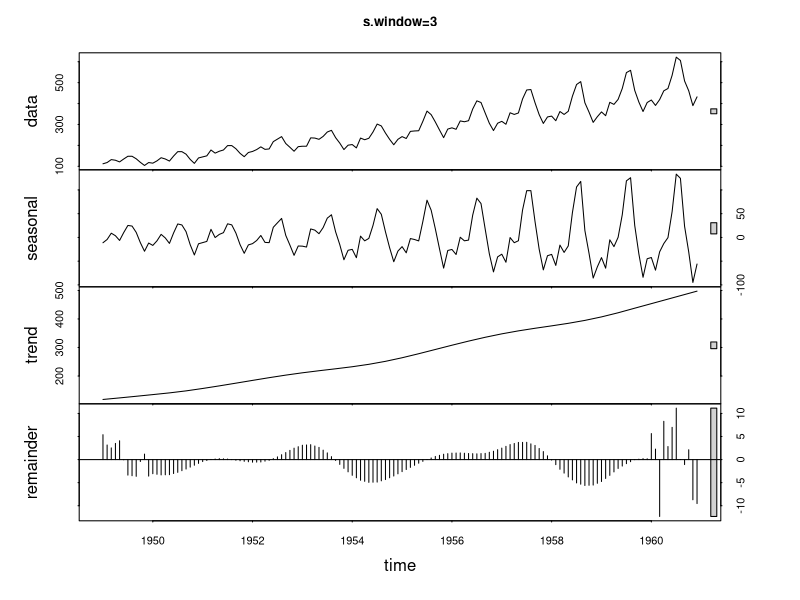
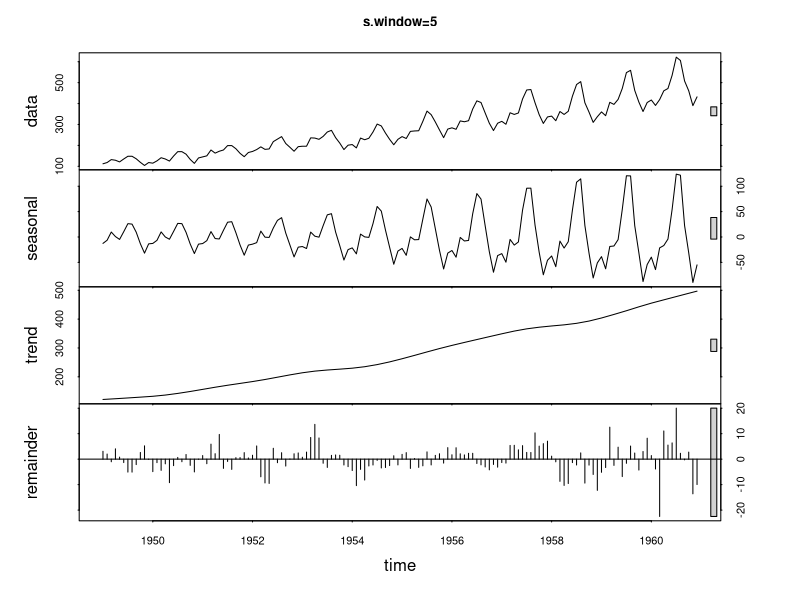
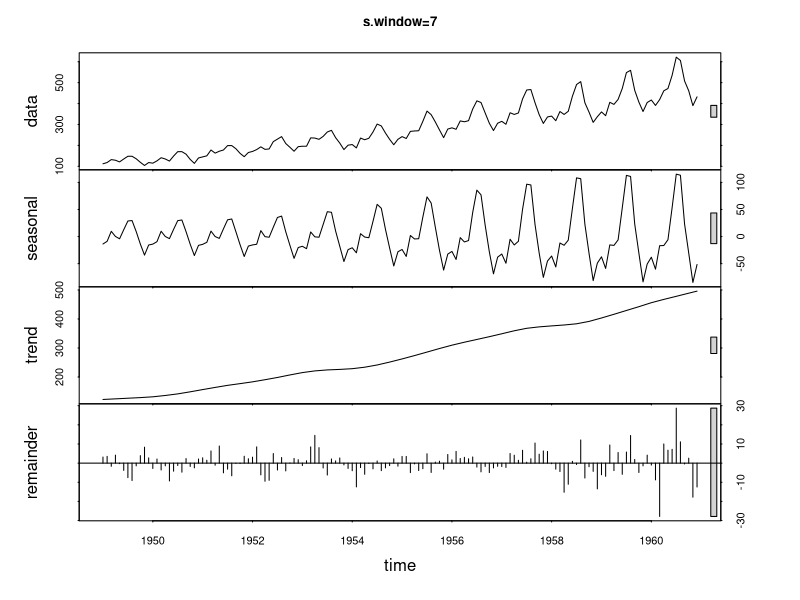
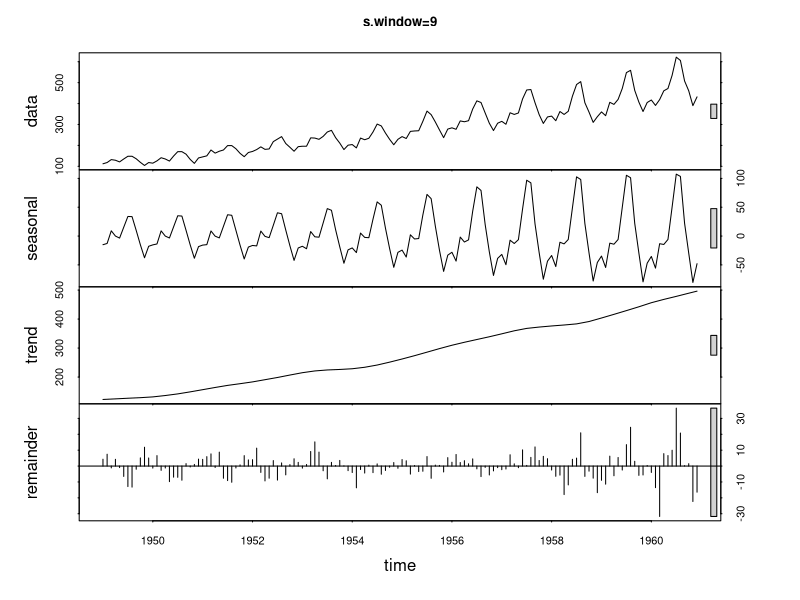
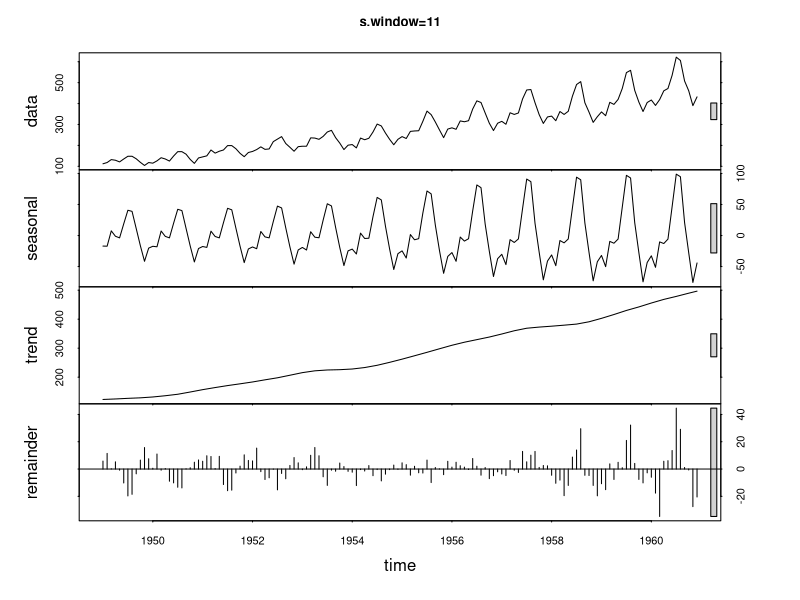
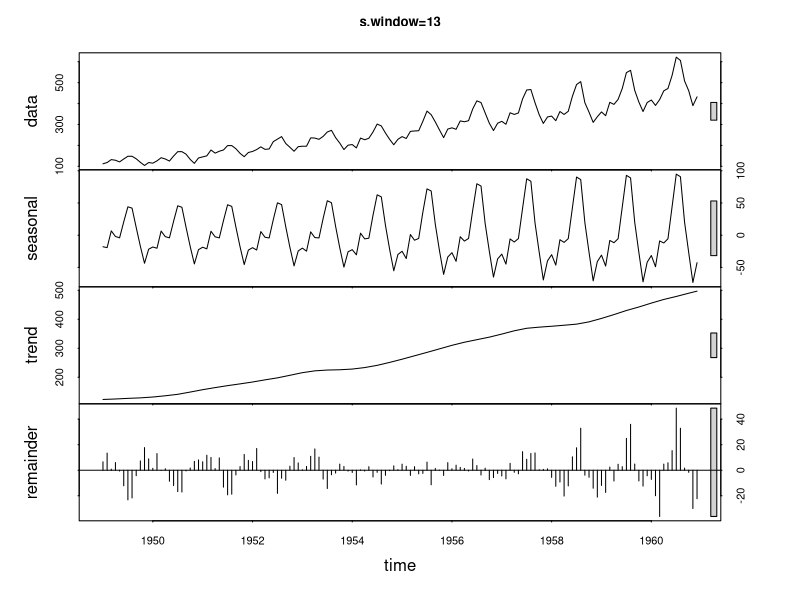
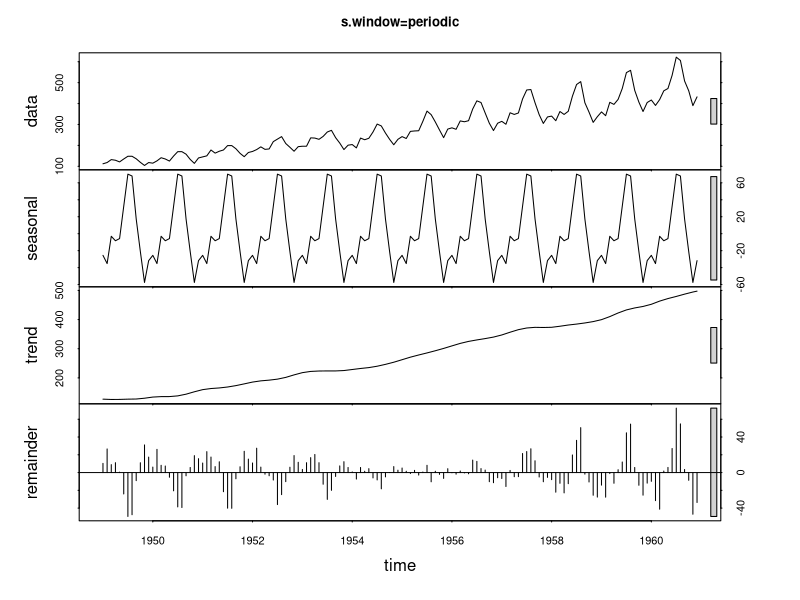
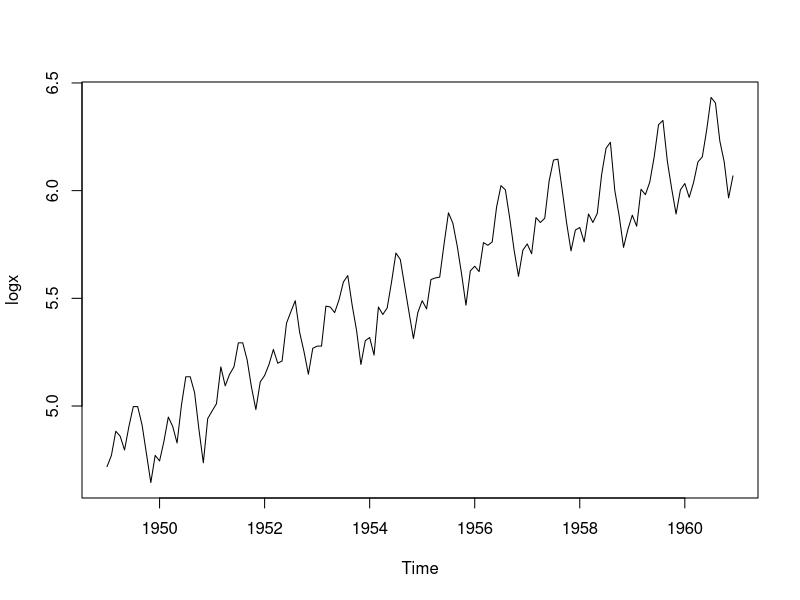

R code for these plots, in order:

library(magrittr)



#################################
###########     STL     #########
#################################

x <- AirPassengers


##### variando s.window ########
stl(x, s.window=3) %>% plot( main='s.window=3' )

stl(x, s.window=5) %>% plot( main='s.window=5' )

stl(x, s.window=7) %>% plot( main='s.window=7' )

stl(x, s.window=9) %>% plot( main='s.window=9' )

stl(x, s.window=11) %>% plot( main='s.window=11' )

stl(x, s.window=13) %>% plot( main='s.window=13' )

stl(x, s.window='periodic') %>% plot( main='s.window=periodic' )




##########################################
### Multiplicativa usando log     ########
##########################################

logx <- log(x)

plot(logx)

stl(logx, s.window='periodic') %>% plot( main='log(x)' )

stl(logx, s.window=3) %>% plot( main='s.window=3' )

stl(logx, s.window=5) %>% plot( main='s.window=5' )

stl(logx, s.window=7) %>% plot( main='s.window=7' )

stl(logx, s.window=9) %>% plot( main='s.window=9' )

stl(logx, s.window=11) %>% plot( main='s.window=11' )

stl(logx, s.window=13) %>% plot( main='s.window=13' )
























##########################################
### função mstl() do pacote forecast  ####
##########################################

require(forecast)

x %>% mstl(lambda = NULL) %>% plot

x %>% mstl(lambda = "auto") %>% plot




library(ggplot2)

plot(taylor)

mstl(taylor) %>% autoplot(facet=TRUE)

